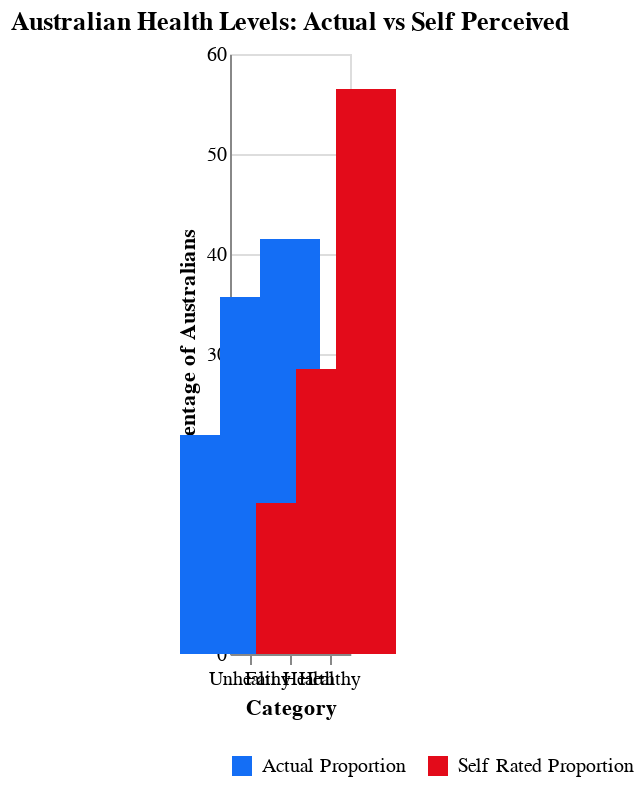

Describe this chart as a Vega-Lite specification.
### Vega-Lite specification from a JSON file in a GitHub repository (floating-point values rounded to 4 significant figures)
{"$schema": "https://vega.github.io/schema/vega-lite/v5.json", "description": "A simple bar chart with embedded data.", "title": "Australian Health Levels: Actual vs Self Perceived", "height": "container", "width": "container", "data": {"values": [{"Category": "Healthy", "ActualPercentage": 41.5, "selfRated": 56.5, "Group": "Self Rated Proportion"}, {"Category": "Fair Health", "ActualPercentage": 35.7, "selfRated": 28.5, "Group": "Self Rated Proportion"}, {"Category": "Unhealthy", "ActualPercentage": 21.9, "selfRated": 15.1, "Group": "Actual Proportion"}]}, "encoding": {"x": {"field": "Category", "type": "nominal", "axis": {"labelAngle": 0}, "sort": ["Unhealthy", "Fair Health", "Healthy"]}}, "layer": [{"mark": {"type": "bar", "xOffset": -20, "size": 30, "color": "#146ef5"}, "encoding": {"y": {"field": "ActualPercentage", "type": "quantitative", "axis": {"title": "Percentage of Australians", "ticks": false}}, "tooltip": [{"field": "Category", "type": "ordinal", "title": "Health Category"}, {"field": "ActualPercentage", "title": "Actual Proportion (%)", "type": "quantitative", "format": ".1f"}]}}, {"mark": {"type": "bar", "size": 30, "xOffset": 18, "color": "#e30b1a"}, "encoding": {"y": {"field": "selfRated", "type": "quantitative", "axis": {"title": "Percentage of Australians", "ticks": false}}, "tooltip": [{"field": "Category", "type": "ordinal", "title": "Health Category"}, {"field": "selfRated", "title": "Self Reported Proportion (%)", "type": "quantitative", "format": ".1f"}]}}, {"mark": {"type": "text"}, "encoding": {"fill": {"field": "Group", "scale": {"range": ["#146ef5", "#e30b1a"]}, "legend": {"title": null, "symbolType": "square", "orient": "bottom"}}}}]}
